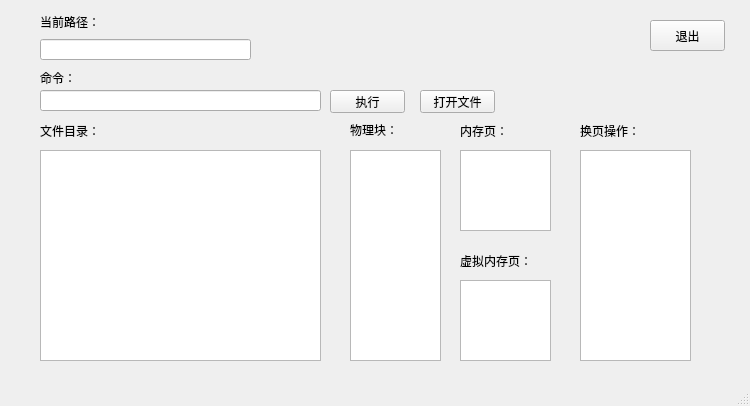
<?xml version="1.0" encoding="UTF-8"?>
<ui version="4.0">
 <class>fileWindow</class>
 <widget class="QMainWindow" name="fileWindow">
  <property name="geometry">
   <rect>
    <x>0</x>
    <y>0</y>
    <width>750</width>
    <height>406</height>
   </rect>
  </property>
  <property name="windowTitle">
   <string>MainWindow</string>
  </property>
  <widget class="QWidget" name="centralwidget">
   <widget class="QLineEdit" name="lineEdit">
    <property name="geometry">
     <rect>
      <x>40</x>
      <y>90</y>
      <width>281</width>
      <height>21</height>
     </rect>
    </property>
   </widget>
   <widget class="QPushButton" name="pushButton">
    <property name="geometry">
     <rect>
      <x>330</x>
      <y>90</y>
      <width>75</width>
      <height>23</height>
     </rect>
    </property>
    <property name="text">
     <string>执行</string>
    </property>
   </widget>
   <widget class="QTreeView" name="treeView">
    <property name="geometry">
     <rect>
      <x>40</x>
      <y>150</y>
      <width>281</width>
      <height>211</height>
     </rect>
    </property>
   </widget>
   <widget class="QLabel" name="label">
    <property name="geometry">
     <rect>
      <x>40</x>
      <y>70</y>
      <width>61</width>
      <height>16</height>
     </rect>
    </property>
    <property name="text">
     <string>命令：</string>
    </property>
   </widget>
   <widget class="QLabel" name="label_2">
    <property name="geometry">
     <rect>
      <x>40</x>
      <y>120</y>
      <width>71</width>
      <height>21</height>
     </rect>
    </property>
    <property name="text">
     <string>文件目录：</string>
    </property>
   </widget>
   <widget class="QLineEdit" name="lineEdit_2">
    <property name="geometry">
     <rect>
      <x>40</x>
      <y>39</y>
      <width>211</width>
      <height>21</height>
     </rect>
    </property>
    <property name="readOnly">
     <bool>true</bool>
    </property>
   </widget>
   <widget class="QLabel" name="label_3">
    <property name="geometry">
     <rect>
      <x>40</x>
      <y>12</y>
      <width>71</width>
      <height>20</height>
     </rect>
    </property>
    <property name="text">
     <string>当前路径：</string>
    </property>
   </widget>
   <widget class="QLabel" name="label_4">
    <property name="geometry">
     <rect>
      <x>130</x>
      <y>120</y>
      <width>191</width>
      <height>21</height>
     </rect>
    </property>
    <property name="text">
     <string/>
    </property>
   </widget>
   <widget class="QPushButton" name="pushButton_2">
    <property name="geometry">
     <rect>
      <x>650</x>
      <y>20</y>
      <width>75</width>
      <height>31</height>
     </rect>
    </property>
    <property name="text">
     <string>退出</string>
    </property>
   </widget>
   <widget class="QTextEdit" name="textEdit">
    <property name="geometry">
     <rect>
      <x>350</x>
      <y>150</y>
      <width>91</width>
      <height>211</height>
     </rect>
    </property>
    <property name="readOnly">
     <bool>true</bool>
    </property>
   </widget>
   <widget class="QLabel" name="label_5">
    <property name="geometry">
     <rect>
      <x>350</x>
      <y>120</y>
      <width>54</width>
      <height>20</height>
     </rect>
    </property>
    <property name="text">
     <string>物理块：</string>
    </property>
   </widget>
   <widget class="QLabel" name="label_6">
    <property name="geometry">
     <rect>
      <x>460</x>
      <y>120</y>
      <width>71</width>
      <height>21</height>
     </rect>
    </property>
    <property name="text">
     <string>内存页：</string>
    </property>
   </widget>
   <widget class="QLabel" name="label_7">
    <property name="geometry">
     <rect>
      <x>460</x>
      <y>250</y>
      <width>71</width>
      <height>21</height>
     </rect>
    </property>
    <property name="text">
     <string>虚拟内存页：</string>
    </property>
   </widget>
   <widget class="QTextEdit" name="textEdit_4">
    <property name="geometry">
     <rect>
      <x>580</x>
      <y>150</y>
      <width>111</width>
      <height>211</height>
     </rect>
    </property>
    <property name="readOnly">
     <bool>true</bool>
    </property>
   </widget>
   <widget class="QLabel" name="label_8">
    <property name="geometry">
     <rect>
      <x>580</x>
      <y>120</y>
      <width>71</width>
      <height>21</height>
     </rect>
    </property>
    <property name="text">
     <string>换页操作：</string>
    </property>
   </widget>
   <widget class="QPushButton" name="pushButton_3">
    <property name="geometry">
     <rect>
      <x>420</x>
      <y>90</y>
      <width>75</width>
      <height>23</height>
     </rect>
    </property>
    <property name="text">
     <string>打开文件</string>
    </property>
   </widget>
   <widget class="QTextEdit" name="textEdit_2">
    <property name="geometry">
     <rect>
      <x>460</x>
      <y>150</y>
      <width>91</width>
      <height>81</height>
     </rect>
    </property>
    <property name="readOnly">
     <bool>true</bool>
    </property>
   </widget>
   <widget class="QTextEdit" name="textEdit_3">
    <property name="geometry">
     <rect>
      <x>460</x>
      <y>280</y>
      <width>91</width>
      <height>81</height>
     </rect>
    </property>
    <property name="readOnly">
     <bool>true</bool>
    </property>
   </widget>
  </widget>
  <widget class="QMenuBar" name="menubar">
   <property name="geometry">
    <rect>
     <x>0</x>
     <y>0</y>
     <width>750</width>
     <height>23</height>
    </rect>
   </property>
  </widget>
  <widget class="QStatusBar" name="statusbar"/>
 </widget>
 <resources/>
 <connections/>
</ui>
